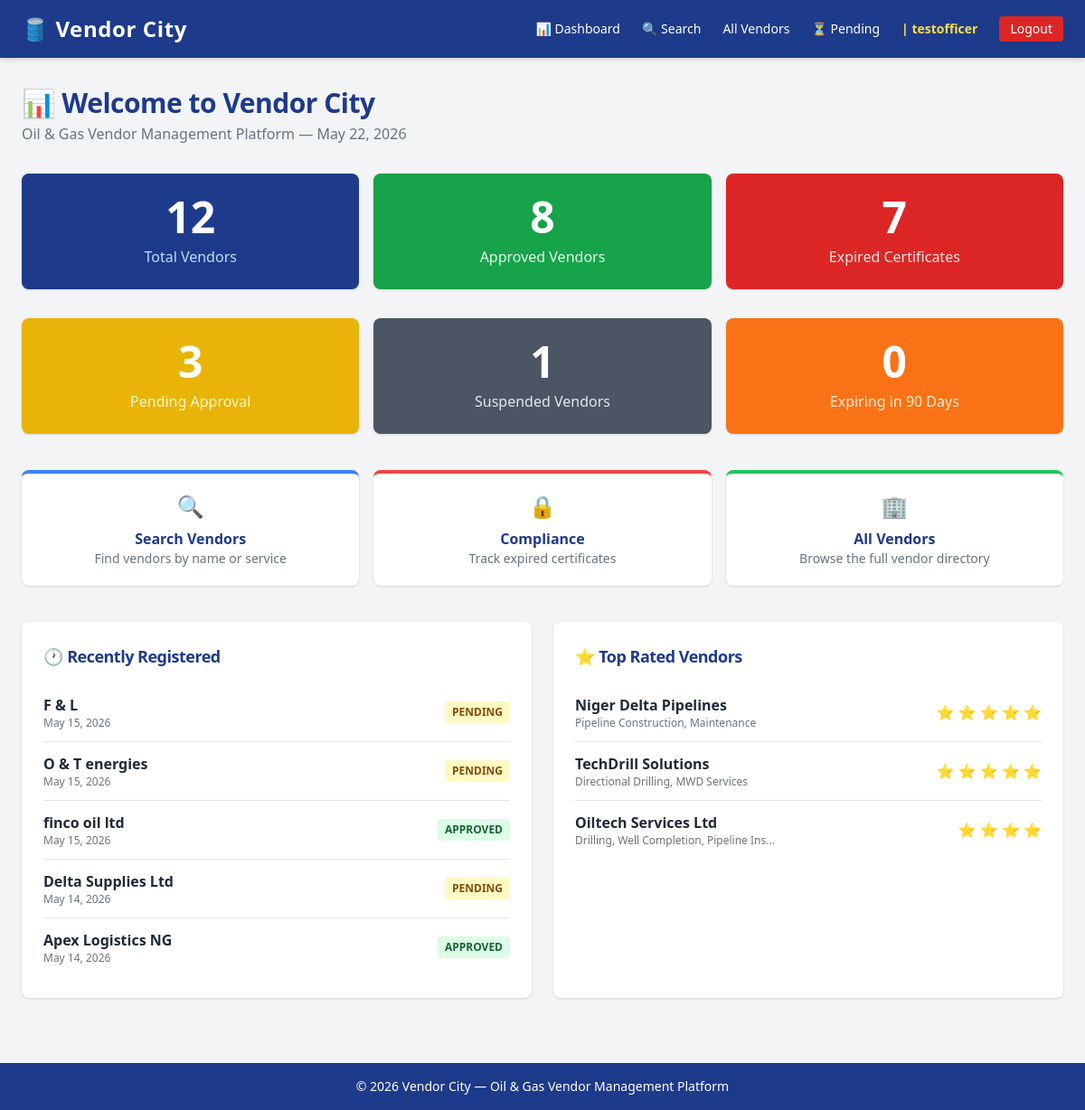
The page / (signed in) on the database its author committed.
### accounts/models.py (models this page shows, shortened)
class CustomUser(AbstractUser):
    VENDOR_OFFICER = 'vendor_officer'
    VENDOR = 'vendor'
    COMPLIANCE_OFFICER = 'compliance_officer'
    SENIOR_MANAGEMENT = 'senior_management'
    ROLE_CHOICES = [
        (VENDOR_OFFICER, 'Vendor Officer'),
        (VENDOR, 'Vendor'),
        (COMPLIANCE_OFFICER, 'Compliance Officer'),
        (SENIOR_MANAGEMENT, 'Senior Management'),
    ]
    role = models.CharField(
        max_length=30,
        choices=ROLE_CHOICES,
        default=VENDOR,
    )
    phone_number = models.CharField(max_length=20, blank=True, null=True)
    company_name = models.CharField(max_length=100, blank=True, null=True)
    created_at = models.DateTimeField(auto_now_add=True)
    groups = models.ManyToManyField(
        'auth.Group',
        related_name='customuser_set', # to avoids naming conflicts because from what we extend we already group that may crash with the model
        blank=True
    )
    user_permissions = models.ManyToManyField(
        'auth.Permission',
        related_name='customuser_set',
        blank=True
    )

### vendors/models.py (models this page shows, shortened)
class Vendor(models.Model):
    user = models.OneToOneField(
        settings.AUTH_USER_MODEL,
        on_delete=models.CASCADE,
        null=True, blank=True,
        related_name='vendor_profile'
    )
    company_name        = models.CharField(max_length=200)
    registration_number = models.CharField(max_length=100, unique=True)
    email               = models.EmailField(unique=True)
    phone               = models.CharField(max_length=20)
    address             = models.TextField()
    services_offered    = models.TextField(help_text="Describe the services this vendor provides")
    status              = models.CharField(max_length=20, choices=STATUS_CHOICES, default='pending')
    rating              = models.IntegerField(choices=RATING_CHOICES, default=3)
    certificate_name    = models.CharField(max_length=200, blank=True, null=True)
    certificate_file    = models.FileField(upload_to='certificates/', blank=True, null=True)
    certificate_expiry  = models.DateField(blank=True, null=True)
    date_registered     = models.DateTimeField(default=timezone.now)
    class Meta:
        ordering = ['-date_registered']
        verbose_name = 'Vendor'
        verbose_name_plural = 'Vendors'

### dashboard/views.py (the view)
# urls.py: path('', views.dashboard_home, name='dashboard-home'),
@login_required
def dashboard_home(request):
    today = timezone.now().date()
    soon = today + timedelta(days=90)
    total_vendors     = Vendor.objects.count()
    approved_vendors  = Vendor.objects.filter(status='approved').count()
    pending_vendors   = Vendor.objects.filter(status='pending').count()
    suspended_vendors = Vendor.objects.filter(status='suspended').count()
    expired_certs     = Vendor.objects.filter(certificate_expiry__lt=today).count()
    expiring_soon     = Vendor.objects.filter(
                          certificate_expiry__gte=today,
                          certificate_expiry__lte=soon
                        ).count()
    recent_vendors = Vendor.objects.all().order_by('-date_registered')[:5]
    top_vendors    = Vendor.objects.filter(status='approved').order_by('-rating')[:3]
    context = {
        'total_vendors'    : total_vendors,
        'approved_vendors' : approved_vendors,
        'pending_vendors'  : pending_vendors,
        'suspended_vendors': suspended_vendors,
        'expired_certs'    : expired_certs,
        'expiring_soon'    : expiring_soon,
        'recent_vendors'   : recent_vendors,
        'top_vendors'      : top_vendors,
        'today'            : today,
    }
    return render(request, 'dashboard/dashboard_home.html', context)

### templates/dashboard/dashboard_home.html (shortened to what this page needs)
{% extends 'base.html' %}
{% block content %}
<div class="mb-8">
    <h1 class="text-3xl font-bold text-blue-900 mb-1">📊 Welcome to Vendor City</h1>
    <p class="text-gray-500">Oil & Gas Vendor Management Platform — {{ today }}</p>
</div>
<div class="grid grid-cols-3 gap-4 mb-8">
    <div class="bg-blue-900 text-white rounded-lg shadow p-6 text-center">
        <p class="text-5xl font-bold">{{ total_vendors }}</p>
        <p class="mt-2 text-blue-200">Total Vendors</p>
    </div>
    <div class="bg-green-600 text-white rounded-lg shadow p-6 text-center">
        <p class="text-5xl font-bold">{{ approved_vendors }}</p>
        <p class="mt-2 text-green-100">Approved Vendors</p>
    </div>
    <div class="bg-red-600 text-white rounded-lg shadow p-6 text-center">
        <p class="text-5xl font-bold">{{ expired_certs }}</p>
        <p class="mt-2 text-red-100">Expired Certificates</p>
    </div>
</div>
<div class="grid grid-cols-3 gap-4 mb-10">
    <div class="bg-yellow-500 text-white rounded-lg shadow p-6 text-center">
        <p class="text-5xl font-bold">{{ pending_vendors }}</p>
        <p class="mt-2 text-yellow-100">Pending Approval</p>
    </div>
    <div class="bg-gray-600 text-white rounded-lg shadow p-6 text-center">
        <p class="text-5xl font-bold">{{ suspended_vendors }}</p>
        <p class="mt-2 text-gray-200">Suspended Vendors</p>
    </div>
    <div class="bg-orange-500 text-white rounded-lg shadow p-6 text-center">
        <p class="text-5xl font-bold">{{ expiring_soon }}</p>
        <p class="mt-2 text-orange-100">Expiring in 90 Days</p>
    </div>
</div>
<div class="grid grid-cols-3 gap-4 mb-10">
    <a href="{% url 'directory-search' %}"
       class="bg-white rounded-lg shadow p-5 text-center hover:shadow-lg transition-shadow border-t-4 border-blue-500">
        <p class="text-2xl mb-2">🔍</p>
        <p class="font-bold text-blue-900">Search Vendors</p>
        <p class="text-gray-500 text-sm">Find vendors by name or service</p>
    </a>
    <a href="{% url 'compliance-dashboard' %}"
       class="bg-white rounded-lg shadow p-5 text-center hover:shadow-lg transition-shadow border-t-4 border-red-500">
        <p class="text-2xl mb-2">🔒</p>
        <p class="font-bold text-blue-900">Compliance</p>
        <p class="text-gray-500 text-sm">Track expired certificates</p>
    </a>
    <a href="{% url 'vendor-list' %}"
       class="bg-white rounded-lg shadow p-5 text-center hover:shadow-lg transition-shadow border-t-4 border-green-500">
        <p class="text-2xl mb-2">🏢</p>
        <p class="font-bold text-blue-900">All Vendors</p>
        <p class="text-gray-500 text-sm">Browse the full vendor directory</p>
    </a>
</div>
<div class="grid grid-cols-2 gap-6">
    <div class="bg-white rounded-lg shadow p-6">
        <h2 class="text-lg font-bold text-blue-900 mb-4">🕐 Recently Registered</h2>
        {% for vendor in recent_vendors %}
            <div class="flex justify-between items-center py-3 border-b last:border-0">
                <div>
                    <p class="font-semibold text-gray-800">{{ vendor.company_name }}</p>
                    <p class="text-gray-500 text-xs">{{ vendor.date_registered|date:"M j, Y" }}</p>
                </div>
                <span class="px-2 py-1 rounded text-xs font-bold
                    {% if vendor.status == 'approved' %}bg-green-100 text-green-800
                    {% elif vendor.status == 'pending' %}bg-yellow-100 text-yellow-800
                    {% else %}bg-red-100 text-red-800{% endif %}">
                    {{ vendor.status|upper }}
                </span>
            </div>
        {% endfor %}
    </div>
    <div class="bg-white rounded-lg shadow p-6">
        <h2 class="text-lg font-bold text-blue-900 mb-4">⭐ Top Rated Vendors</h2>
        {% for vendor in top_vendors %}
            <div class="flex justify-between items-center py-3 border-b last:border-0">
                <div>
                    <p class="font-semibold text-gray-800">{{ vendor.company_name }}</p>
                    <p class="text-gray-500 text-xs">{{ vendor.services_offered|truncatechars:40 }}</p>
                </div>
                <p class="text-yellow-500 font-bold">
                    {% for i in "12345" %}
                        {% if forloop.counter <= vendor.rating %}⭐{% endif %}
                    {% endfor %}
                </p>
            </div>
        {% endfor %}
    </div>
</div>
{% endblock %}

### templates/base.html (shortened to what this page needs)
{% load static %}
<!DOCTYPE html>
<html lang="en">
<head>
    <script src="https://cdn.tailwindcss.com"></script>
    <link rel="stylesheet" href="{% static 'css/main.css' %}">
</head>
<body class="bg-gray-100 min-h-screen">
    <nav class="bg-blue-900 text-white px-6 py-4 shadow-md">
        <div class="max-w-7xl mx-auto flex justify-between items-center">
            <a href="{% url 'dashboard-home' %}" class="text-2xl font-bold tracking-wide">
                🛢️ Vendor City
            </a>
            <div class="flex gap-6 text-sm font-medium items-center">
                {% if user.is_authenticated %}
                    <a href="{% url 'dashboard-home' %}" class="hover:text-yellow-300">📊 Dashboard</a>
                    {% if user.role == 'vendor_officer' or user.role == 'senior_management' %}
                        <a href="{% url 'directory-search' %}" class="hover:text-yellow-300">🔍 Search</a>
                    {% endif %}
                    {% if user.role != 'vendor' %}
                        <a href="{% url 'vendor-list' %}" class="hover:text-yellow-300">All Vendors</a>
                    {% endif %}
                    {% if user.role == 'vendor_officer' or user.role == 'senior_management' %}
                    <a href="{% url 'vendor-pending' %}" class="hover:text-yellow-300">
                     ⏳ Pending
    </a>
{% endif %}
                    <span class="text-yellow-300 font-semibold">| {{ user.username }}</span>
                    <a href="{% url 'logout' %}" class="bg-red-600 px-3 py-1 rounded hover:bg-red-700">Logout</a>
                {% else %}
                    <a href="{% url 'login' %}" class="hover:text-yellow-300">Login</a>
                    <a href="{% url 'register' %}" class="bg-yellow-500 text-blue-900 px-3 py-1 rounded font-bold hover:bg-yellow-400">Register</a>
                {% endif %}
            </div>
        </div>
    </nav>
    <main class="max-w-7xl mx-auto px-6 py-8">
        {% block content %}
        {% endblock %}
    </main>
    <footer class="bg-blue-900 text-white text-center py-4 mt-10 text-sm">
        &copy; 2026 Vendor City — Oil & Gas Vendor Management Platform
    </footer>
</body>
</html>

### static/css/main.css (style rules this page uses)
body { font-family: 'Segoe UI', Tahoma, Geneva, Verdana, sans-serif; }
nav a { transition: color 0.2s ease; }
h1, h2 { letter-spacing: -0.5px; }
footer { margin-top: auto; }

### rows shown on the page
CustomUser: username "testofficer"
Vendor: company_name "F & L", date_registered "May 15, 2026", status "PENDING"
Vendor: company_name "O & T energies", date_registered "May 15, 2026", status "PENDING"
Vendor: company_name "finco oil ltd", date_registered "May 15, 2026", status "APPROVED"
Vendor: company_name "Delta Supplies Ltd", date_registered "May 14, 2026", status "PENDING"
Vendor: company_name "Apex Logistics NG", date_registered "May 14, 2026", status "APPROVED"
Vendor: company_name "Niger Delta Pipelines", services_offered "Pipeline Construction, Maintenance", rating 5 (drawn)
Vendor: company_name "TechDrill Solutions", services_offered "Directional Drilling, MWD Services", rating 5 (drawn)
Vendor: company_name "Oiltech Services Ltd", services_offered "Drilling, Well Completion, Pipeline Ins…", rating 4 (drawn)

### other values the page prints
{{ total_vendors }} "12"
{{ approved_vendors }} "8"
{{ expired_certs }} "7"
{{ pending_vendors }} "3"
{{ suspended_vendors }} "1"
{{ expiring_soon }} "0"
